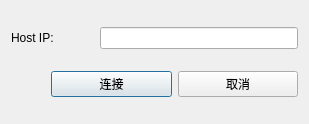
<?xml version="1.0" encoding="UTF-8"?>
<ui version="4.0">
 <class>DialogConnectToHost</class>
 <widget class="QDialog" name="DialogConnectToHost">
  <property name="geometry">
   <rect>
    <x>0</x>
    <y>0</y>
    <width>309</width>
    <height>124</height>
   </rect>
  </property>
  <property name="windowTitle">
   <string>Dialog</string>
  </property>
  <layout class="QVBoxLayout" name="verticalLayout">
   <item>
    <layout class="QHBoxLayout" name="horizontalLayout">
     <item>
      <widget class="QLabel" name="label">
       <property name="text">
        <string>Host IP:</string>
       </property>
      </widget>
     </item>
     <item>
      <spacer name="horizontalSpacer_2">
       <property name="orientation">
        <enum>Qt::Horizontal</enum>
       </property>
       <property name="sizeType">
        <enum>QSizePolicy::Preferred</enum>
       </property>
       <property name="sizeHint" stdset="0">
        <size>
         <width>40</width>
         <height>20</height>
        </size>
       </property>
      </spacer>
     </item>
     <item>
      <widget class="QLineEdit" name="lineEdit"/>
     </item>
    </layout>
   </item>
   <item>
    <layout class="QHBoxLayout" name="horizontalLayout_2">
     <item>
      <spacer name="horizontalSpacer">
       <property name="orientation">
        <enum>Qt::Horizontal</enum>
       </property>
       <property name="sizeType">
        <enum>QSizePolicy::Preferred</enum>
       </property>
       <property name="sizeHint" stdset="0">
        <size>
         <width>40</width>
         <height>20</height>
        </size>
       </property>
      </spacer>
     </item>
     <item>
      <widget class="QPushButton" name="pushButtonConnect">
       <property name="text">
        <string>连接</string>
       </property>
      </widget>
     </item>
     <item>
      <widget class="QPushButton" name="pushButtonCancel">
       <property name="text">
        <string>取消</string>
       </property>
      </widget>
     </item>
    </layout>
   </item>
  </layout>
 </widget>
 <resources/>
 <connections/>
</ui>
